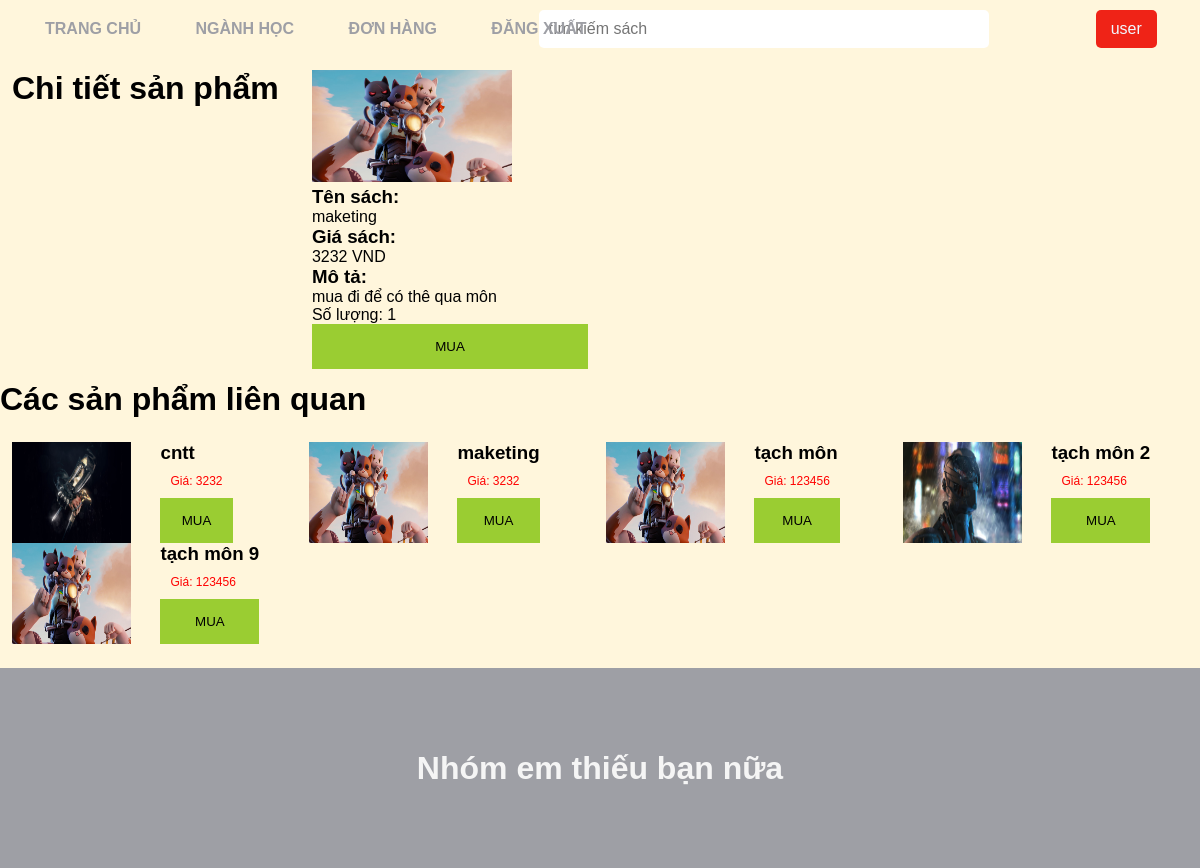
Screenshot of /index.php?act=thongTin&id_s=9&id_d=3 with the database file from the repository.
### tables this page shows
CREATE TABLE `sach` (
  `id_sach` int(11) NOT NULL,
  `ky` int(11) NOT NULL,
  `ten_sach` varchar(255) NOT NULL,
  `gia_ban` int(10) NOT NULL,
  `so_luong` int(11) NOT NULL,
  `hinh_anh` varchar(255) DEFAULT NULL,
  `mo_ta` varchar(255) DEFAULT NULL,
  `id_danh_muc` int(11) NOT NULL,
  `trang_thai` int(11) NOT NULL
);

### models/connectdb.php (called while the page is built, shortened)
<?php
function connect()
{
    $servername = "localhost";
    $username = "root";
    $password = "";
    try {
        $conn = new PDO("mysql:host=$servername;dbname=xuong1_done", $username, $password);
        $conn->setAttribute(PDO::ATTR_ERRMODE, PDO::ERRMODE_EXCEPTION);
    } catch (PDOException $e) {
        echo $e->getMessage();
    }
    return $conn;
}
function getData($query, $params = [], $getAll = true)
{
    $conn = connect();
    $stmt = $conn->prepare($query);
    $stmt->execute($params);
    if ($getAll) {
        return $stmt->fetchAll();
    }
    return $stmt->fetch();
}

### models/sach.php (called while the page is built, shortened)
<?php
require_once "models/connectdb.php";
function getOneSach($id)
{
    $sql = "SELECT * FROM sach WHERE id_sach=?";
    return getData($sql, [$id]);
}
function getSachByIdDanhMuc($idDanhMuc)
{
    $sql = "SELECT * FROM sach join danh_muc on sach.id_danh_muc = danh_muc.id_danh_muc WHERE sach.id_danh_muc=?";
    return getData($sql, [$idDanhMuc]);
}

### views/site/thongtin/list.php (the view)
<main class="tt">
    <div class="container">
        <h1>Chi tiết sản phẩm</h1>
        <div class="book-details">
            <?php foreach ($vlAllS as $i => $s) { ?>
                <div class="book-image">
                    <img src="<?php echo $s['hinh_anh'] ?>" alt="Book Cover" width="200" />
                </div>
                <div class="book-info">
                    <div class="book-title">
                        <h3>Tên sách:</h3> <?php echo $s['ten_sach'] ?>
                    </div>
                    <div class="book-price">
                        <h3>Giá sách:</h3> <?php echo $s['gia_ban'] ?> VND
                    </div>
                    <div class="book-description">
                        <h3>Mô tả:</h3>
                        <?php echo $s['mo_ta'] ?>
                    </div>
                    <div class="book-quantity">Số lượng: 1</div>
                    <a href="index.php?act=dangKy&id_s=<?php echo $s['id_sach'] ?>"><button> MUA </a></button>
                </div>
            <?php } ?>
        </div>
    </div>
    <div class="cacSanPhamLienQuan">
        <div>
            <h1>Các sản phẩm liên quan</h1>
        </div>
        <div class="splq">
            <?php foreach ($vlAllLQ as $i => $s) { ?>
                <div class="sanPham">
                    <img src="<?php echo $s['hinh_anh'] ?>" alt="" width="40%">
                    <div>
                        <a href="index.php?act=thongTin&id_s=<?php echo $s['id_sach'] ?>&id_d=<?php echo $s['id_danh_muc'] ?>">
                            <h3><?php echo $s['ten_sach'] ?></h3>
                        </a>
                        <p style="text-align: left; color: red; font-size: 12px;">Giá: <?php echo $s['gia_ban'] ?></p>
                        <button><a href="index.php?act=dangKy&id_s=<?php echo $s['id_sach'] ?>"> MUA </a></button>
                    </div>
                </div>
            <?php } ?>
        </div>
    </div>
</main>

### views/content/css/style.css (style rules this page uses)
* { margin: 0; padding: 0; box-sizing: border-box; }
body { font-family: Arial, sans-serif; background-color: #fff6dc; }
.container { margin: 1%; display: grid; grid-template-columns: repeat(4, 1fr); grid-gap: 2%; }
.item a, p { text-align: center; text-decoration: none; color: black; font-size: 26px; padding: 10px; }
button { width: 100%; line-height: 45px; background-color: yellowgreen; border: none; }
.splq { display: grid; grid-template-columns: repeat(4, 1fr); margin-top: 2%; margin-bottom: 2%; margin-left: 1%; }
.sanPham { display: flex; flex-direction: row; justify-content: start; gap: 10%; }
a { text-decoration: none; color: black; }

### rows the page displays
sach: hinh_anh (picture), ten_sach "maketing", gia_ban "3232", mo_ta "mua đi để có thê qua môn"
sach: hinh_anh (picture), ten_sach "cntt", gia_ban "3232"
sach: hinh_anh (picture), ten_sach "tạch môn", gia_ban "123456"
sach: hinh_anh (picture), ten_sach "tạch môn 2", gia_ban "123456"
sach: hinh_anh (picture), ten_sach "tạch môn 9", gia_ban "123456"
